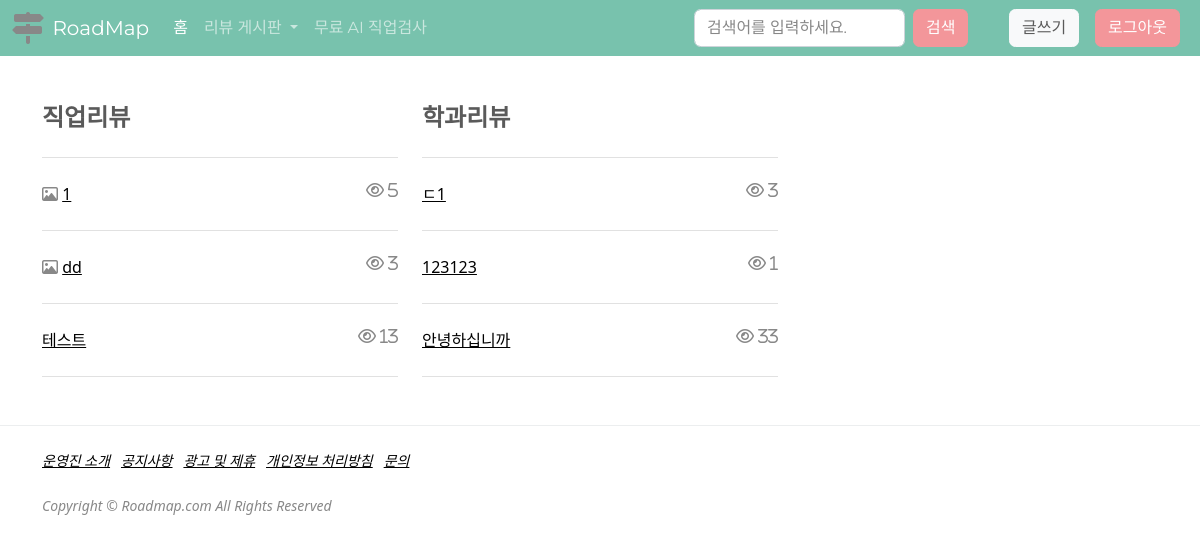
The app's page / (signed in) with its own data.
### board/models.py (models this page shows, shortened)
class Post(models.Model):
    title = models.CharField(max_length=200, verbose_name="제목")
    contents = models.TextField(verbose_name="내용")
    writer = models.ForeignKey(
        'user.BoardMember', on_delete=models.CASCADE, null=True, verbose_name="작성자")
    created_at = models.DateTimeField(
        auto_now_add=True, null=True, verbose_name="작성일")
    updated_at = models.DateTimeField(
        auto_now=True, null=True, verbose_name="최종수정일")
    view_count = models.PositiveIntegerField(default=0, verbose_name="조회수")
    like_count = models.IntegerField(null=True, verbose_name="좋아요수")
    name_choices = (('직업리뷰', '직업리뷰'), ('학과리뷰', '학과리뷰'))
    name = models.CharField(
        max_length=200, null=True, choices=name_choices, verbose_name="게시판명")
    class Meta:
        db_table = 'boards'
        verbose_name = '게시판'
        verbose_name_plural = '게시판'

### main/views.py (the view)
# urls.py: path('', index, name='index'),
def index(request):
    job_models = Post.objects.filter(name='직업리뷰').order_by('-id')
    major_models = Post.objects.filter(name='학과리뷰').order_by('-id')
    return render(request, 'index.html', {'job_models': job_models, 'major_models': major_models, })

### main/templates/index.html (shortened to what this page needs)
{% extends "base.html" %}
{% block body %}
{% load static %}
<div class="container">
  <div class="row">
      <div class="col-sm-4">
          <h4>직업리뷰</h4>
          <hr class="my-4" />
          {% for job_model in job_models %}
          {% if job_model.photo_set.all %}
          <div class="post-preview">
            <i class="far fa-image"></i>
            <a href="{% url 'board_detail' job_model.pk %}">
              <h7>{{job_model.title}}</h7>
            </a>
            <i class="far fa-eye float-md-end"> {{job_model.view_count}}</i>
          </div>
          <hr class="my-4" />
          {% else %}
          <div class="post-preview">
            <a href="{% url 'board_detail' job_model.pk %}">
              <h7>{{job_model.title}}</h7>
            </a>
            <i class="far fa-eye float-md-end"> {{job_model.view_count}}</i>
          </div>
          <hr class="my-4" />
          {% endif %}
          {% endfor %}
      </div>
      <div class="col-sm-4">
          <h4>학과리뷰</h4>
          <hr class="my-4" />
          {% for major_model in major_models %}
          {% if major_model.img %}
          <div class="post-preview">
              <i class="far fa-image"></i>
              <a href="{% url 'board_detail' major_model.pk %}">
                <h7>{{major_model.title}}</h7>
              </a>
              <i class="far fa-eye float-md-end"> {{major_model.view_count}}</i>
              <!-- <p class="post-meta">
                  Posted by
                  <a href="#!">HJ</a>
                  {{major_model.dateCreate}}
              </p>
              <p class="post-counter">
                  조회수:{{major_model.view_count}}
              </p>
              -->
          </div>
          <hr class="my-4" />
          {% else %}
          <div class="post-preview">
            <a href="{% url 'board_detail' major_model.pk %}">
              <h7>{{major_model.title}}</h7>
            </a>
            <i class="far fa-eye float-md-end"> {{major_model.view_count}}</i>
          </div>
        <hr class="my-4" />
          {% endif %}
          {% endfor %}
      </div>
      <div class="col-sm-4"></div>
  </div>
</div>
{% endblock body %}

### records on screen
Post: title "1", view_count "5"
Post: title "dd", view_count "3"
Post: title "테스트", view_count "13"
Post: title "ㄷ1", view_count "3"
Post: title "123123", view_count "1"
Post: title "안녕하십니까", view_count "33"
